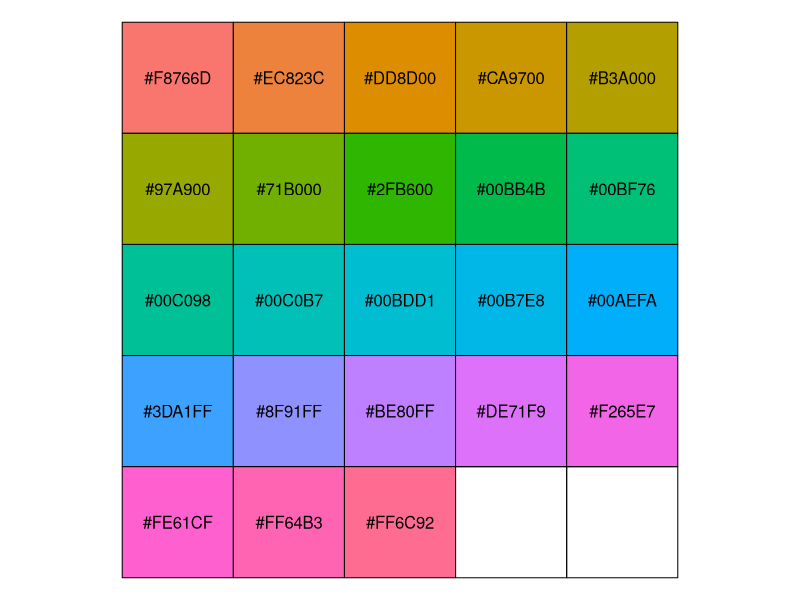
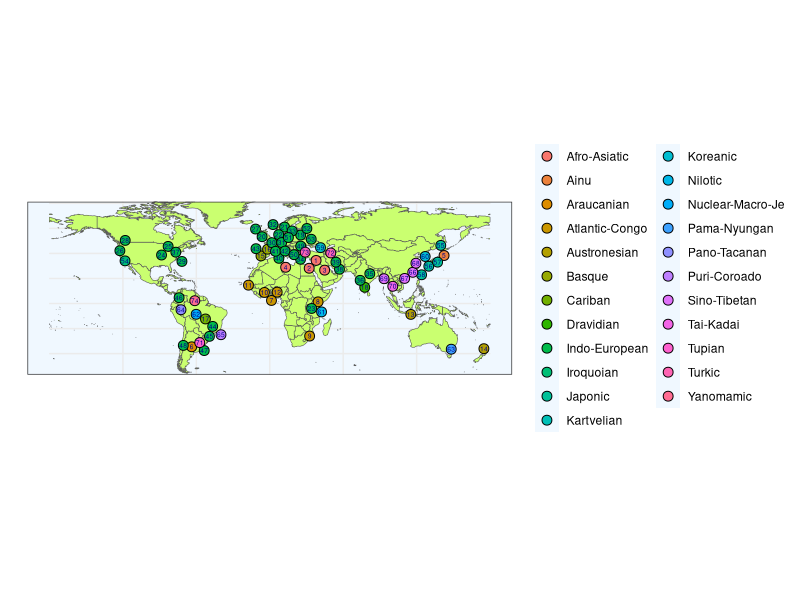

The R source for these figures, in order:
##
library(ggplot2)
library(sf)
library(rnaturalearth)
library(rnaturalearthdata)
library(gridExtra)
library(grid)

##
INTERVAL <- 6

SUBGROUPING <- TRUE

##
collabT <- read.csv('./data/CollaboratorsPlotData.csv')

langlabel <- data.frame(Lang = collabT$ProvidedLanguageName,
                        LangAdditional = collabT$GlottologL1Name,
                        Genus = collabT$WalsGenusName,
                        Family = collabT$LanguageFamily,
                        Longitude = collabT$Longitude,
                        Latitude = collabT$Latitude,
                        Place = collabT$PlaceName,
                        Flag = collabT$Choice,
                        ID = 0)

langlabel <- langlabel[langlabel$Flag == 1, ]

langlabel$Lang[langlabel$Lang == "Hebrew"] <- langlabel$LangAdditional[langlabel$Lang == "Hebrew"]
langlabel$Lang[langlabel$Lang == "Amami dialect"] <- langlabel$LangAdditional[langlabel$Lang == "Amami dialect"]
langlabel$Lang[langlabel$Lang == "Arabic"] <- langlabel$LangAdditional[langlabel$Lang == "Arabic"]
langlabel$Lang[langlabel$Lang == "Persian"] <- langlabel$LangAdditional[langlabel$Lang == "Persian"]
langlabel$Lang[langlabel$Lang == "Farsi"] <- langlabel$LangAdditional[langlabel$Lang == "Farsi"]

if (SUBGROUPING) {
  langlabel$FamilyTmp <- langlabel$Family
  idx <- langlabel$Family == "Indo-European"
  langlabel$Family[idx] <- paste(langlabel$Family[idx], ": ", langlabel$Genus[idx], sep = "")
}

langlabel <- langlabel[order(langlabel$Family, langlabel$Lang, langlabel$Place), ]
langlabel$ID <- 1:nrow(langlabel)

if (SUBGROUPING) {
  tmp <- langlabel$Family
  langlabel$Family <- langlabel$FamilyTmp
  langlabel$FamilyTmp <- tmp
}

dodge <- TRUE
while (dodge) {
  dodge <- FALSE
  
  for (i in 1:nrow(langlabel)) {
    fun_i <- function(x) sqrt(sum((as.numeric(x) - as.numeric(langlabel[i, 5:6]))^2))
    d <- apply(langlabel[, 5:6], MARGIN = 1, FUN = fun_i)
    
    st <- sort(d, decreasing = FALSE, index = TRUE)
    d_st <- st$x
    idx <- st$ix
    
    j <- 2
    if (d_st[j] < INTERVAL) {
      dir <- sign(langlabel$Latitude[i] - langlabel$Latitude[idx[j]])
      if (dir == 0) {
        dir <- 1
      }
      langlabel$Latitude[i] <- langlabel$Latitude[i] + sqrt(INTERVAL + 1)*dir
      
      dir <- sign(langlabel$Longitude[i] - langlabel$Longitude[idx[j]])
      if (dir == 0) {
        dir <- 1
      }
      langlabel$Longitude[i] <- langlabel$Longitude[i] + sqrt(INTERVAL + 1)*dir
      
      dodge <- TRUE
    }
  }
}

print("dodging...OK")

##
theme_set(theme_bw())
world <- ne_countries(scale = "medium", returnclass = "sf")

##
gobj<- ggplot(data = world) +
  geom_sf(fill= "darkolivegreen1") +
  geom_point(data = langlabel, aes(x = Longitude, y = Latitude, fill = Family),
             size = 3.0, shape = 21) +
  geom_text(data = langlabel, aes(x=Longitude, y=Latitude, label=ID),
            size = 1.7, color = "darkblue", check_overlap = FALSE) + 
  xlab("") + ylab("") + ylim(c(-50.5, 75)) + 
  theme(axis.ticks.x = element_blank(), axis.text.x = element_blank(), legend.title = element_blank()) +
  theme(panel.background = element_rect(fill = "aliceblue"))

##
FamilyList <- unique(langlabel$Family)
langtable <- vector(mode = "list", length = length(FamilyList))
for (i in 1:length(FamilyList)) {
  idx <- langlabel$Family == FamilyList[i]
  langtable[[i]] <- tableGrob(cbind(langlabel[idx, 5], langlabel[idx, 1]))
}

##
ggsave(file = "./output/CollabMap.png", plot = gobj, width = 8, height = 7)

##
ggColorHue <- function(n, l=65) {
  hues <- seq(15, 375, length=n+1)
  hcl(h=hues, l=l, c=100)[1:n]
}

cols <- ggColorHue(n = length(unique(langlabel$Family)))
col2rgb(cols)
scales::show_col(cols)
